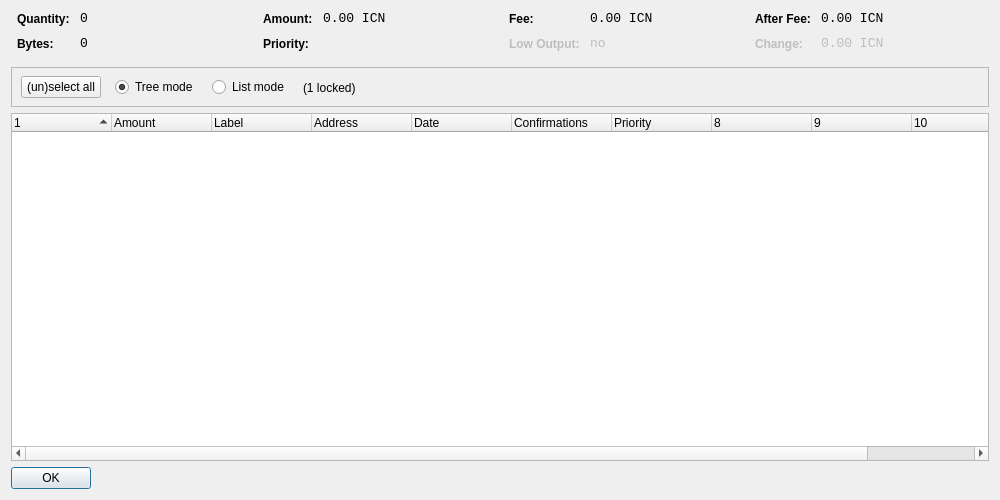
<?xml version="1.0" encoding="UTF-8"?>
<ui version="4.0">
 <class>CoinControlDialog</class>
 <widget class="QDialog" name="CoinControlDialog">
  <property name="geometry">
   <rect>
    <x>0</x>
    <y>0</y>
    <width>1000</width>
    <height>500</height>
   </rect>
  </property>
  <property name="windowTitle">
   <string>Coin Control</string>
  </property>
  <layout class="QVBoxLayout" name="verticalLayout">
   <item>
    <layout class="QHBoxLayout" name="horizontalLayoutTop" stretch="0,0,0,0">
     <property name="topMargin">
      <number>0</number>
     </property>
     <property name="bottomMargin">
      <number>10</number>
     </property>
     <item>
      <layout class="QFormLayout" name="formLayoutCoinControl1">
       <property name="horizontalSpacing">
        <number>10</number>
       </property>
       <property name="verticalSpacing">
        <number>10</number>
       </property>
       <property name="leftMargin">
        <number>6</number>
       </property>
       <property name="rightMargin">
        <number>6</number>
       </property>
       <item row="0" column="0">
        <widget class="QLabel" name="labelCoinControlQuantityText">
         <property name="styleSheet">
          <string notr="true">font-weight:bold;</string>
         </property>
         <property name="text">
          <string>Quantity:</string>
         </property>
        </widget>
       </item>
       <item row="0" column="1">
        <widget class="QLabel" name="labelCoinControlQuantity">
         <property name="font">
          <font>
           <family>Monospace</family>
           <pointsize>10</pointsize>
          </font>
         </property>
         <property name="cursor">
          <cursorShape>IBeamCursor</cursorShape>
         </property>
         <property name="contextMenuPolicy">
          <enum>Qt::ActionsContextMenu</enum>
         </property>
         <property name="text">
          <string notr="true">0</string>
         </property>
         <property name="textInteractionFlags">
          <set>Qt::LinksAccessibleByMouse|Qt::TextSelectableByKeyboard|Qt::TextSelectableByMouse</set>
         </property>
        </widget>
       </item>
       <item row="1" column="0">
        <widget class="QLabel" name="labelCoinControlBytesText">
         <property name="styleSheet">
          <string notr="true">font-weight:bold;</string>
         </property>
         <property name="text">
          <string>Bytes:</string>
         </property>
        </widget>
       </item>
       <item row="1" column="1">
        <widget class="QLabel" name="labelCoinControlBytes">
         <property name="font">
          <font>
           <family>Monospace</family>
           <pointsize>10</pointsize>
          </font>
         </property>
         <property name="cursor">
          <cursorShape>IBeamCursor</cursorShape>
         </property>
         <property name="contextMenuPolicy">
          <enum>Qt::ActionsContextMenu</enum>
         </property>
         <property name="text">
          <string notr="true">0</string>
         </property>
         <property name="textInteractionFlags">
          <set>Qt::LinksAccessibleByMouse|Qt::TextSelectableByKeyboard|Qt::TextSelectableByMouse</set>
         </property>
        </widget>
       </item>
      </layout>
     </item>
     <item>
      <layout class="QFormLayout" name="formLayoutCoinControl2">
       <property name="horizontalSpacing">
        <number>10</number>
       </property>
       <property name="verticalSpacing">
        <number>10</number>
       </property>
       <property name="leftMargin">
        <number>6</number>
       </property>
       <property name="rightMargin">
        <number>6</number>
       </property>
       <item row="0" column="0">
        <widget class="QLabel" name="labelCoinControlAmountText">
         <property name="styleSheet">
          <string notr="true">font-weight:bold;</string>
         </property>
         <property name="text">
          <string>Amount:</string>
         </property>
        </widget>
       </item>
       <item row="0" column="1">
        <widget class="QLabel" name="labelCoinControlAmount">
         <property name="font">
          <font>
           <family>Monospace</family>
           <pointsize>10</pointsize>
          </font>
         </property>
         <property name="cursor">
          <cursorShape>IBeamCursor</cursorShape>
         </property>
         <property name="contextMenuPolicy">
          <enum>Qt::ActionsContextMenu</enum>
         </property>
         <property name="text">
          <string notr="true">0.00 ICN</string>
         </property>
         <property name="textInteractionFlags">
          <set>Qt::LinksAccessibleByMouse|Qt::TextSelectableByKeyboard|Qt::TextSelectableByMouse</set>
         </property>
        </widget>
       </item>
       <item row="1" column="0">
        <widget class="QLabel" name="labelCoinControlPriorityText">
         <property name="styleSheet">
          <string notr="true">font-weight:bold;</string>
         </property>
         <property name="text">
          <string>Priority:</string>
         </property>
        </widget>
       </item>
       <item row="1" column="1">
        <widget class="QLabel" name="labelCoinControlPriority">
         <property name="font">
          <font>
           <family>Monospace</family>
           <pointsize>10</pointsize>
          </font>
         </property>
         <property name="cursor">
          <cursorShape>IBeamCursor</cursorShape>
         </property>
         <property name="contextMenuPolicy">
          <enum>Qt::ActionsContextMenu</enum>
         </property>
         <property name="text">
          <string/>
         </property>
         <property name="textInteractionFlags">
          <set>Qt::LinksAccessibleByMouse|Qt::TextSelectableByKeyboard|Qt::TextSelectableByMouse</set>
         </property>
        </widget>
       </item>
      </layout>
     </item>
     <item>
      <layout class="QFormLayout" name="formLayoutCoinControl3">
       <property name="horizontalSpacing">
        <number>10</number>
       </property>
       <property name="verticalSpacing">
        <number>10</number>
       </property>
       <property name="leftMargin">
        <number>6</number>
       </property>
       <property name="rightMargin">
        <number>6</number>
       </property>
       <item row="0" column="0">
        <widget class="QLabel" name="labelCoinControlFeeText">
         <property name="styleSheet">
          <string notr="true">font-weight:bold;</string>
         </property>
         <property name="text">
          <string>Fee:</string>
         </property>
        </widget>
       </item>
       <item row="0" column="1">
        <widget class="QLabel" name="labelCoinControlFee">
         <property name="font">
          <font>
           <family>Monospace</family>
           <pointsize>10</pointsize>
          </font>
         </property>
         <property name="cursor">
          <cursorShape>IBeamCursor</cursorShape>
         </property>
         <property name="contextMenuPolicy">
          <enum>Qt::ActionsContextMenu</enum>
         </property>
         <property name="text">
          <string notr="true">0.00 ICN</string>
         </property>
         <property name="textInteractionFlags">
          <set>Qt::LinksAccessibleByMouse|Qt::TextSelectableByKeyboard|Qt::TextSelectableByMouse</set>
         </property>
        </widget>
       </item>
       <item row="1" column="0">
        <widget class="QLabel" name="labelCoinControlLowOutputText">
         <property name="enabled">
          <bool>false</bool>
         </property>
         <property name="styleSheet">
          <string notr="true">font-weight:bold;</string>
         </property>
         <property name="text">
          <string>Low Output:</string>
         </property>
        </widget>
       </item>
       <item row="1" column="1">
        <widget class="QLabel" name="labelCoinControlLowOutput">
         <property name="enabled">
          <bool>false</bool>
         </property>
         <property name="font">
          <font>
           <family>Monospace</family>
           <pointsize>10</pointsize>
          </font>
         </property>
         <property name="cursor">
          <cursorShape>IBeamCursor</cursorShape>
         </property>
         <property name="contextMenuPolicy">
          <enum>Qt::ActionsContextMenu</enum>
         </property>
         <property name="text">
          <string>no</string>
         </property>
         <property name="textInteractionFlags">
          <set>Qt::LinksAccessibleByMouse|Qt::TextSelectableByKeyboard|Qt::TextSelectableByMouse</set>
         </property>
        </widget>
       </item>
      </layout>
     </item>
     <item>
      <layout class="QFormLayout" name="formLayoutCoinControl4">
       <property name="horizontalSpacing">
        <number>10</number>
       </property>
       <property name="verticalSpacing">
        <number>10</number>
       </property>
       <property name="leftMargin">
        <number>6</number>
       </property>
       <property name="rightMargin">
        <number>6</number>
       </property>
       <item row="0" column="0">
        <widget class="QLabel" name="labelCoinControlAfterFeeText">
         <property name="styleSheet">
          <string notr="true">font-weight:bold;</string>
         </property>
         <property name="text">
          <string>After Fee:</string>
         </property>
        </widget>
       </item>
       <item row="0" column="1">
        <widget class="QLabel" name="labelCoinControlAfterFee">
         <property name="font">
          <font>
           <family>Monospace</family>
           <pointsize>10</pointsize>
          </font>
         </property>
         <property name="cursor">
          <cursorShape>IBeamCursor</cursorShape>
         </property>
         <property name="contextMenuPolicy">
          <enum>Qt::ActionsContextMenu</enum>
         </property>
         <property name="text">
          <string notr="true">0.00 ICN</string>
         </property>
         <property name="textInteractionFlags">
          <set>Qt::LinksAccessibleByMouse|Qt::TextSelectableByKeyboard|Qt::TextSelectableByMouse</set>
         </property>
        </widget>
       </item>
       <item row="1" column="0">
        <widget class="QLabel" name="labelCoinControlChangeText">
         <property name="enabled">
          <bool>false</bool>
         </property>
         <property name="styleSheet">
          <string notr="true">font-weight:bold;</string>
         </property>
         <property name="text">
          <string>Change:</string>
         </property>
        </widget>
       </item>
       <item row="1" column="1">
        <widget class="QLabel" name="labelCoinControlChange">
         <property name="enabled">
          <bool>false</bool>
         </property>
         <property name="font">
          <font>
           <family>Monospace</family>
           <pointsize>10</pointsize>
          </font>
         </property>
         <property name="cursor">
          <cursorShape>IBeamCursor</cursorShape>
         </property>
         <property name="contextMenuPolicy">
          <enum>Qt::ActionsContextMenu</enum>
         </property>
         <property name="text">
          <string notr="true">0.00 ICN</string>
         </property>
         <property name="textInteractionFlags">
          <set>Qt::LinksAccessibleByMouse|Qt::TextSelectableByKeyboard|Qt::TextSelectableByMouse</set>
         </property>
        </widget>
       </item>
      </layout>
     </item>
    </layout>
   </item>
   <item>
    <widget class="QFrame" name="frame">
     <property name="minimumSize">
      <size>
       <width>0</width>
       <height>40</height>
      </size>
     </property>
     <property name="frameShape">
      <enum>QFrame::StyledPanel</enum>
     </property>
     <property name="frameShadow">
      <enum>QFrame::Sunken</enum>
     </property>
     <widget class="QWidget" name="horizontalLayoutWidget">
      <property name="geometry">
       <rect>
        <x>10</x>
        <y>0</y>
        <width>781</width>
        <height>41</height>
       </rect>
      </property>
      <layout class="QHBoxLayout" name="horizontalLayoutPanel" stretch="0,0,0,0,0">
       <property name="spacing">
        <number>14</number>
       </property>
       <item>
        <widget class="QPushButton" name="pushButtonSelectAll">
         <property name="sizePolicy">
          <sizepolicy hsizetype="Maximum" vsizetype="Fixed">
           <horstretch>0</horstretch>
           <verstretch>0</verstretch>
          </sizepolicy>
         </property>
         <property name="text">
          <string>(un)select all</string>
         </property>
        </widget>
       </item>
       <item>
        <widget class="QRadioButton" name="radioTreeMode">
         <property name="sizePolicy">
          <sizepolicy hsizetype="Maximum" vsizetype="Fixed">
           <horstretch>0</horstretch>
           <verstretch>0</verstretch>
          </sizepolicy>
         </property>
         <property name="text">
          <string>Tree mode</string>
         </property>
         <property name="checked">
          <bool>true</bool>
         </property>
        </widget>
       </item>
       <item>
        <widget class="QRadioButton" name="radioListMode">
         <property name="sizePolicy">
          <sizepolicy hsizetype="Maximum" vsizetype="Fixed">
           <horstretch>0</horstretch>
           <verstretch>0</verstretch>
          </sizepolicy>
         </property>
         <property name="text">
          <string>List mode</string>
         </property>
        </widget>
       </item>
       <item>
        <widget class="QLabel" name="labelLocked">
         <property name="text">
          <string>(1 locked)</string>
         </property>
        </widget>
       </item>
       <item>
        <spacer name="horizontalSpacer">
         <property name="orientation">
          <enum>Qt::Horizontal</enum>
         </property>
         <property name="sizeHint" stdset="0">
          <size>
           <width>40</width>
           <height>20</height>
          </size>
         </property>
        </spacer>
       </item>
      </layout>
     </widget>
    </widget>
   </item>
   <item>
    <widget class="CoinControlTreeWidget" name="treeWidget">
     <property name="contextMenuPolicy">
      <enum>Qt::CustomContextMenu</enum>
     </property>
     <property name="sortingEnabled">
      <bool>false</bool>
     </property>
     <property name="columnCount">
      <number>11</number>
     </property>
     <attribute name="headerShowSortIndicator" stdset="0">
      <bool>true</bool>
     </attribute>
     <attribute name="headerStretchLastSection">
      <bool>false</bool>
     </attribute>
     <column>
      <property name="text">
       <string/>
      </property>
     </column>
     <column>
      <property name="text">
       <string>Amount</string>
      </property>
     </column>
     <column>
      <property name="text">
       <string notr="true">Label</string>
      </property>
     </column>
     <column>
      <property name="text">
       <string>Address</string>
      </property>
     </column>
     <column>
      <property name="text">
       <string>Date</string>
      </property>
     </column>
     <column>
      <property name="text">
       <string>Confirmations</string>
      </property>
      <property name="toolTip">
       <string>Confirmed</string>
      </property>
     </column>
     <column>
      <property name="text">
       <string>Priority</string>
      </property>
     </column>
     <column>
      <property name="text">
       <string/>
      </property>
     </column>
     <column>
      <property name="text">
       <string/>
      </property>
     </column>
     <column>
      <property name="text">
       <string/>
      </property>
     </column>
     <column>
      <property name="text">
       <string/>
      </property>
     </column>
    </widget>
   </item>
   <item>
    <widget class="QDialogButtonBox" name="buttonBox">
     <property name="sizePolicy">
      <sizepolicy hsizetype="Maximum" vsizetype="Fixed">
       <horstretch>0</horstretch>
       <verstretch>0</verstretch>
      </sizepolicy>
     </property>
     <property name="orientation">
      <enum>Qt::Horizontal</enum>
     </property>
     <property name="standardButtons">
      <set>QDialogButtonBox::Ok</set>
     </property>
    </widget>
   </item>
  </layout>
 </widget>
 <customwidgets>
  <customwidget>
   <class>CoinControlTreeWidget</class>
   <extends>QTreeWidget</extends>
   <header>coincontroltreewidget.h</header>
  </customwidget>
 </customwidgets>
 <resources/>
 <connections/>
</ui>
